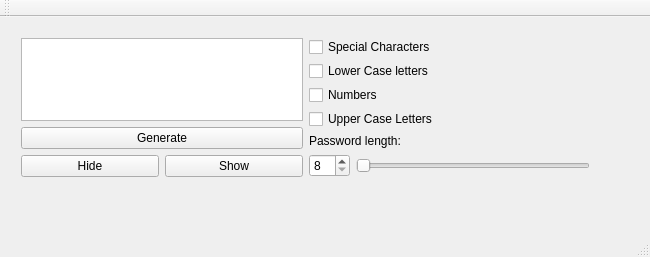
<?xml version="1.0" encoding="UTF-8"?>
<ui version="4.0">
 <class>MainWindow</class>
 <widget class="QMainWindow" name="MainWindow">
  <property name="geometry">
   <rect>
    <x>0</x>
    <y>0</y>
    <width>650</width>
    <height>257</height>
   </rect>
  </property>
  <property name="sizePolicy">
   <sizepolicy hsizetype="Fixed" vsizetype="Fixed">
    <horstretch>0</horstretch>
    <verstretch>0</verstretch>
   </sizepolicy>
  </property>
  <property name="minimumSize">
   <size>
    <width>650</width>
    <height>257</height>
   </size>
  </property>
  <property name="maximumSize">
   <size>
    <width>650</width>
    <height>257</height>
   </size>
  </property>
  <property name="windowTitle">
   <string>pwGenerator beta v2</string>
  </property>
  <widget class="QWidget" name="centralWidget">
   <widget class="QWidget" name="layoutWidget">
    <property name="geometry">
     <rect>
      <x>10</x>
      <y>10</y>
      <width>591</width>
      <height>161</height>
     </rect>
    </property>
    <layout class="QHBoxLayout" name="horizontalLayout_3">
     <item>
      <layout class="QVBoxLayout" name="verticalLayout_2">
       <item>
        <widget class="QPlainTextEdit" name="displayPassword"/>
       </item>
       <item>
        <widget class="QPushButton" name="generateButton">
         <property name="text">
          <string>Generate</string>
         </property>
        </widget>
       </item>
       <item>
        <layout class="QHBoxLayout" name="horizontalLayout">
         <item>
          <widget class="QPushButton" name="hideButton">
           <property name="text">
            <string>Hide</string>
           </property>
          </widget>
         </item>
         <item>
          <widget class="QPushButton" name="showButton">
           <property name="text">
            <string>Show</string>
           </property>
          </widget>
         </item>
        </layout>
       </item>
      </layout>
     </item>
     <item>
      <layout class="QVBoxLayout" name="verticalLayout_5">
       <item>
        <layout class="QVBoxLayout" name="verticalLayout">
         <item>
          <widget class="QCheckBox" name="specialCharacters">
           <property name="text">
            <string>Special Characters</string>
           </property>
          </widget>
         </item>
         <item>
          <widget class="QCheckBox" name="lowerCaseLetters">
           <property name="text">
            <string>Lower Case letters</string>
           </property>
           <property name="checked">
            <bool>false</bool>
           </property>
          </widget>
         </item>
         <item>
          <widget class="QCheckBox" name="numbers">
           <property name="text">
            <string>Numbers</string>
           </property>
          </widget>
         </item>
         <item>
          <widget class="QCheckBox" name="upperCaseLetters">
           <property name="text">
            <string>Upper Case Letters</string>
           </property>
           <property name="checked">
            <bool>false</bool>
           </property>
          </widget>
         </item>
        </layout>
       </item>
       <item>
        <layout class="QVBoxLayout" name="verticalLayout_4">
         <item>
          <layout class="QVBoxLayout" name="verticalLayout_3">
           <item>
            <widget class="QLabel" name="label">
             <property name="text">
              <string>Password length:</string>
             </property>
            </widget>
           </item>
          </layout>
         </item>
         <item>
          <layout class="QHBoxLayout" name="horizontalLayout_2">
           <item>
            <widget class="QSpinBox" name="spinBox">
             <property name="minimum">
              <number>8</number>
             </property>
            </widget>
           </item>
           <item>
            <widget class="QSlider" name="passwordLength">
             <property name="font">
              <font>
               <weight>50</weight>
               <bold>false</bold>
              </font>
             </property>
             <property name="minimum">
              <number>8</number>
             </property>
             <property name="maximum">
              <number>50</number>
             </property>
             <property name="orientation">
              <enum>Qt::Horizontal</enum>
             </property>
            </widget>
           </item>
          </layout>
         </item>
        </layout>
       </item>
      </layout>
     </item>
    </layout>
   </widget>
  </widget>
  <widget class="QToolBar" name="mainToolBar">
   <attribute name="toolBarArea">
    <enum>TopToolBarArea</enum>
   </attribute>
   <attribute name="toolBarBreak">
    <bool>false</bool>
   </attribute>
  </widget>
  <widget class="QStatusBar" name="statusBar"/>
 </widget>
 <layoutdefault spacing="6" margin="11"/>
 <resources/>
 <connections/>
</ui>
